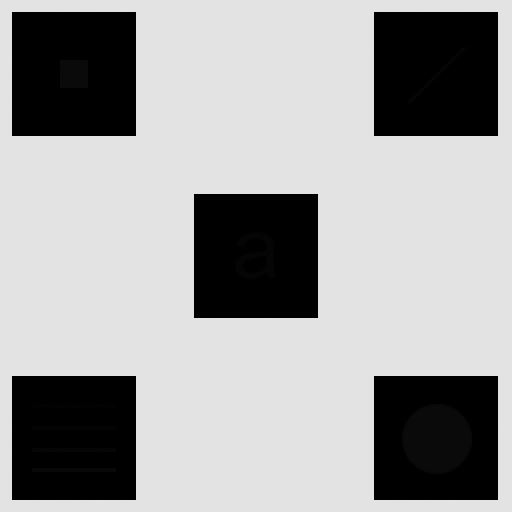
#> input picture Image Processing/Session 7/Assignment/magic/1.tif, 512 x 512 px
$ python magic.py
#> lines starting #> are read from the running program, lines starting #| are printed output that depends on the picture
import cv2
import numpy as np

kernel_1 = np.ones((5, 5), np.uint8) * 0.04
kernel_2 = np.ones((5, 5), np.uint8)
kernel_3 = np.ones((5, 5), np.uint8) * 5
kernel_4 = np.ones((3, 3), np.uint8) * 0.04
kernel_5 = np.ones((3, 3), np.uint8)
kernel_6 = np.ones((3, 3), np.uint8) * 5


image = cv2.imread("1.tif", cv2.IMREAD_GRAYSCALE)
#> image is the input picture: shape (512, 512); min 0, max 228, mean 160.7

result_1 = cv2.filter2D(image, -1, kernel_1)
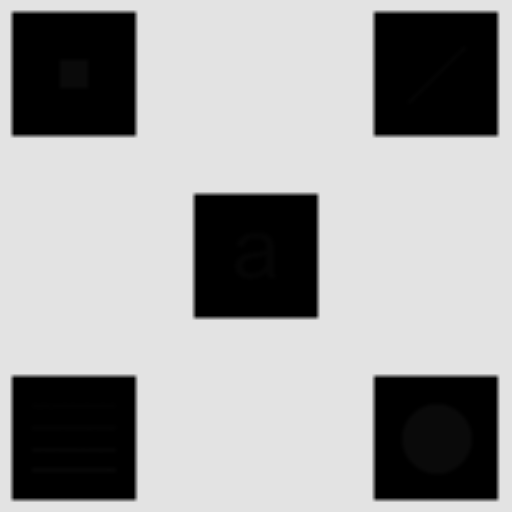
#> result_1: shape (512, 512); min 0, max 227, mean 160.6
result_2 = cv2.filter2D(image, -1, kernel_2)
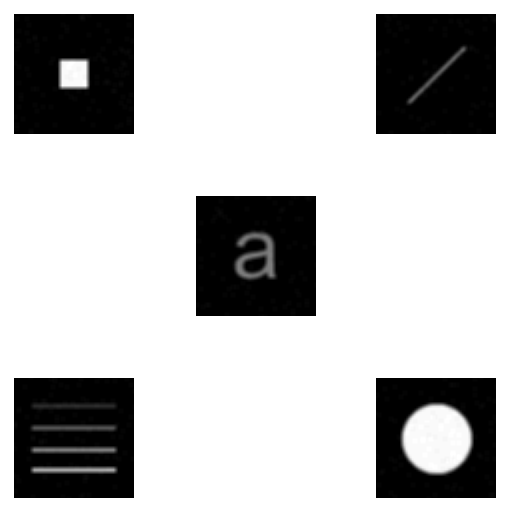
#> result_2: shape (512, 512); min 0, max 255, mean 190.7
result_3 = cv2.filter2D(image, -1, kernel_3)
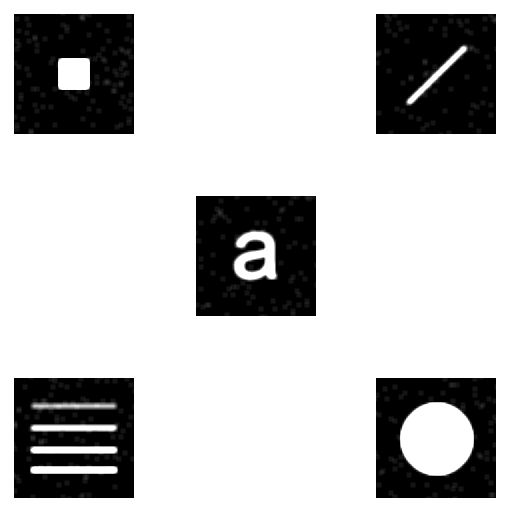
#> result_3: shape (512, 512); min 0, max 255, mean 194.8
result_4 = cv2.filter2D(image, -1, kernel_4)
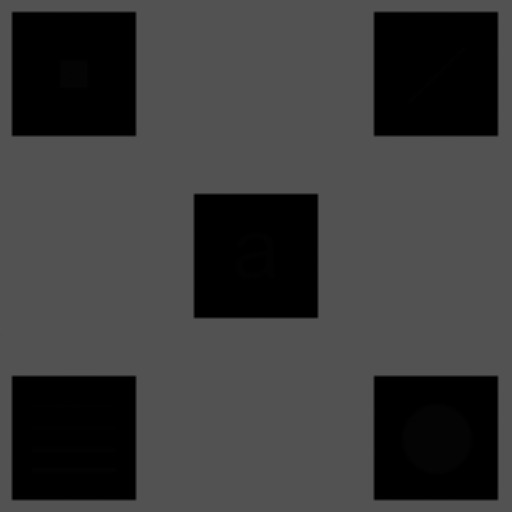
#> result_4: shape (512, 512); min 0, max 82, mean 58
result_5 = cv2.filter2D(image, -1, kernel_5)
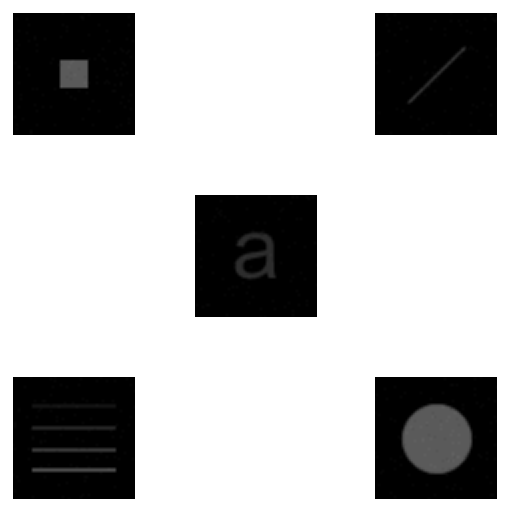
#> result_5: shape (512, 512); min 0, max 255, mean 184.7
result_6 = cv2.filter2D(image, -1, kernel_6)
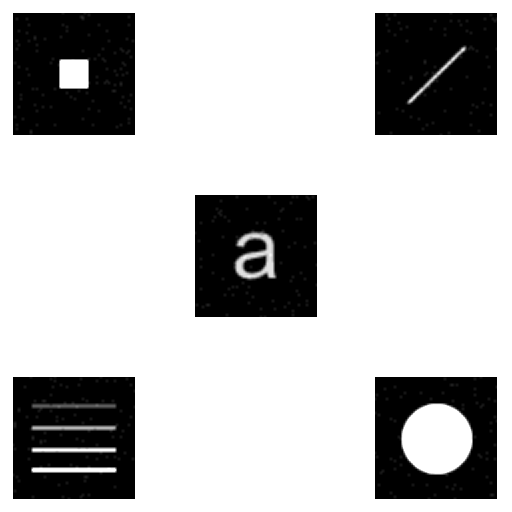
#> result_6: shape (512, 512); min 0, max 255, mean 189.7

result = np.hstack((result_1, result_2, result_3, result_4, result_5, result_6))
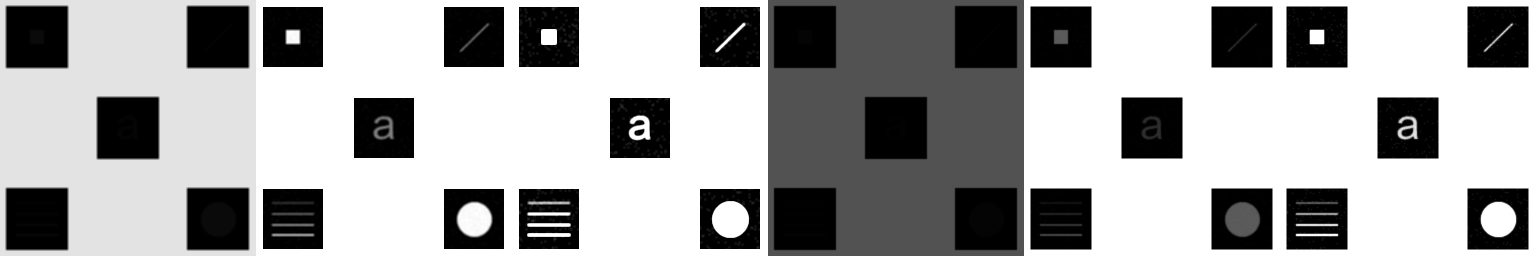
#> result: shape (512, 3072) (shown at 1/2 size); min 0, max 255, mean 163.1

cv2.imwrite("result.jpg", result)
cv2.imshow("Original", result)
cv2.waitKey()
